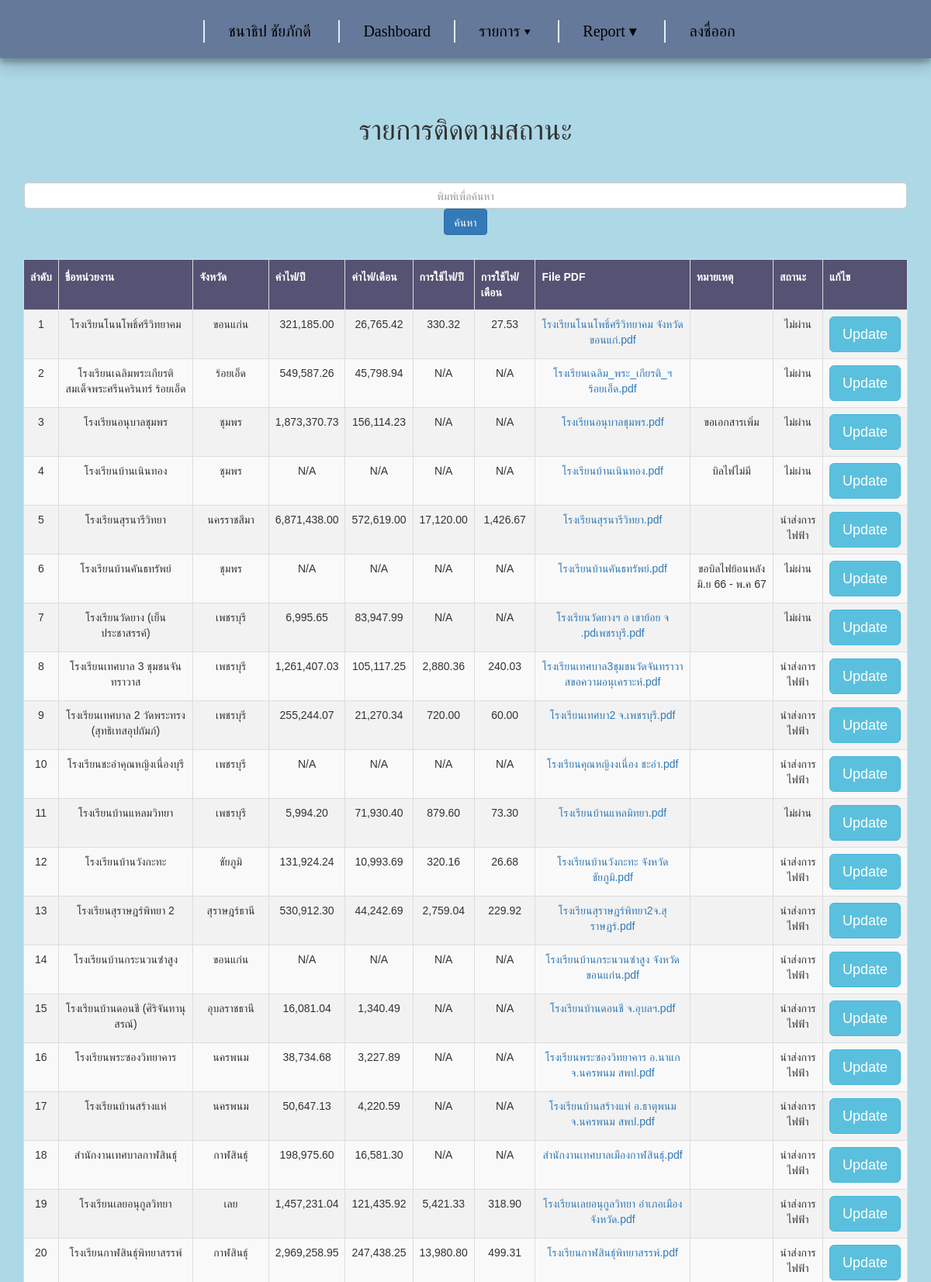
Screenshot of /status_view.php (signed in, upper part) with the database file from the repository.
### tables this page shows
CREATE TABLE `view` (
  `V_ID` int(255) NOT NULL,
  `V_Name` varchar(255) NOT NULL,
  `V_Province` varchar(255) NOT NULL,
  `V_District` varchar(255) NOT NULL,
  `V_SubDistrict` varchar(255) NOT NULL,
  `V_ExecName` varchar(255) NOT NULL,
  `V_ExecPhone` varchar(255) NOT NULL,
  `V_ExecMail` varchar(255) NOT NULL,
  `V_CoordName1` varchar(255) NOT NULL,
  `V_CoordPhone1` varchar(255) NOT NULL,
  `V_CoordMail1` varchar(255) NOT NULL,
  `V_CoordName2` varchar(255) NOT NULL,
  `V_CoordPhone2` varchar(255) NOT NULL,
  `V_CoordMail2` varchar(255) NOT NULL,
  `V_Sale` varchar(255) NOT NULL,
  `V_Date` date NOT NULL,
  `V_Electric_per_year` decimal(12,2) DEFAULT NULL,
  `V_Electric_per_month` decimal(12,2) DEFAULT NULL,
  `V_Peak_year` decimal(12,2) NOT NULL,
  `V_Peak_month` decimal(12,2) NOT NULL,
  `V_comment` varchar(255) NOT NULL,
  `V_File` longblob DEFAULT NULL
);

CREATE TABLE `files` (
  `id` int(255) NOT NULL,
  `filename` varchar(255) NOT NULL,
  `upload_date` timestamp NOT NULL DEFAULT current_timestamp() ON UPDATE current_timestamp()
);

CREATE TABLE `task` (
  `T_ID` int(255) NOT NULL,
  `T_Status` varchar(255) NOT NULL
);

### status_view.php (the view, shortened to what this page needs)
<?php
include 'connect.php';
mysqli_query($objConnect, "SET NAMES utf8");
$search = isset($_GET['search']) ? $objConnect->real_escape_string($_GET['search']) : '';
if ($search) {
    $strSQL_datastore_db = "
        SELECT view.*, task.T_Status, files.filename
        FROM view
        LEFT JOIN task ON view.V_ID = task.T_ID
        LEFT JOIN files ON view.V_ID = files.id
        WHERE view.V_Name LIKE CONCAT('%', ?, '%')
        OR view.V_Province LIKE CONCAT('%', ?, '%')
        OR task.T_Status LIKE CONCAT('%', ?, '%')";
    $stmt_datastore_db = $objConnect->prepare($strSQL_datastore_db);
    $stmt_datastore_db->bind_param("sss", $search, $search, $search);
} else {
    $strSQL_datastore_db = "
        SELECT view.*, task.T_Status, files.filename
        FROM view
        LEFT JOIN task ON view.V_ID = task.T_ID
        LEFT JOIN files ON view.V_ID = files.id";
    $stmt_datastore_db = $objConnect->prepare($strSQL_datastore_db);
}
$stmt_datastore_db->execute();
$resultdatastore_db = $stmt_datastore_db->get_result();
?>
<!DOCTYPE html>
<html lang="en">
<head>
    <link rel="stylesheet" href="https://maxcdn.bootstrapcdn.com/bootstrap/3.4.1/css/bootstrap.min.css">
    <link rel="stylesheet" href="css/style.css">
</head>
<body class="bgcolor">
    <?php include 'header.php'; ?>
    <div class="container">
        <div id="View" class="tabcontent">
            <div style="margin-bottom: 50px;"><h1>รายการติดตามสถานะ</h1></div>
            <table id="data" class="table table-striped">
                <nav class="navbar navbar-light bg-light" style="text-align: center;">
                    <form class="form-inline" method="GET" action="">
                        <input type="text" style="text-align: center;" name="search" placeholder="พิมพ์เพื่อค้นหา" class="form-control">
                        <button type="submit" class="btn btn-primary">ค้นหา</button>
                    </form>
                </nav>
                <tr>
                    <th>ลำดับ</th>
                    <th>ชื่อหน่วยงาน</th>
                    <th>จังหวัด</th>
                    <th>ค่าไฟ/ปี</th>
                    <th>ค่าไฟ/เดือน</th>
                    <th>การใช้ไฟ/ปี</th>
                    <th>การใช้ไฟ/เดือน</th>
                    <th>File PDF</th>
                    <th>หมายเหตุ</th>
                    <th>สถานะ</th>
                    <th>แก้ไข</th>
                </tr>
                <?php
                if ($resultdatastore_db->num_rows > 0) {
                    $sequence = 1;
                    while ($row = $resultdatastore_db->fetch_assoc()) {
                        ?>
                        <tr>
                            <td><?php echo $sequence++; ?></td>
                            <td><?php echo htmlspecialchars($row["V_Name"]); ?></td>
                            <td><?php echo htmlspecialchars($row["V_Province"]); ?></td>
                            <td><?php echo ($row["V_Electric_per_year"] == 0) ? 'N/A' : number_format($row["V_Electric_per_year"], 2); ?></td>
                            <td><?php echo ($row["V_Electric_per_month"] == 0) ? 'N/A' : number_format($row["V_Electric_per_month"], 2); ?></td>
                            <td><?php echo ($row["V_Peak_year"] == 0) ? 'N/A' : number_format($row["V_Peak_year"], 2); ?></td>
                            <td><?php echo ($row["V_Peak_month"] == 0) ? 'N/A' : number_format($row["V_Peak_month"], 2); ?></td>
                            <td>
                                <?php if (!empty($row["filename"])): ?>
                                    <a href="uploads/<?php echo htmlspecialchars($row["filename"]); ?>" target="_blank"><?php echo htmlspecialchars($row["filename"]); ?></a>
                                <?php else: ?>
                                    No file
                                <?php endif; ?>
                            </td>
                            <td><?php echo htmlspecialchars($row["V_comment"]); ?></td>
                            <td><?php echo htmlspecialchars($row["T_Status"]); ?></td>
                            <td><a href="edit_status.php?view_id=<?php echo urlencode($row['V_ID']); ?>" class="btn btn-info btn-lg">Update</a></td>
                        </tr>
                        <?php
                    }
                } else {
                    echo "<tr><td colspan='11'>ไม่มีข้อมูลรายการ</td></tr>";
                }
                ?>
            </table>
        </div>
    </div>
</body>
</html>

### css/style.css (style rules this page uses)
body { margin: 0; font-family: Arial, Helvetica, sans-serif; }
input[type="text"], input[type="number"] { width: 100%; padding: 10px; border: 1px solid #ccc; border-radius: 5px; box-sizing: border-box; }
button { padding: 10px 20px; background-color: #4CAF50; color: white; border: none; border-radius: 5px; cursor: pointer; }
table { width: 100%; border-collapse: collapse; }
th, td { text-align: left; padding: 8px; border: 1px solid #ccc; }
.table { margin-top: 30px; padding: auto; background-color: #fff; }
.table th, .table td { text-align: center; }
#data { font-family: Arial, Helvetica, sans-serif; border-collapse: collapse; width: 100%; }
#data td, #data th { border: 1px solid #ddd; padding: 8px; }
#data tr:nth-child(even) { background-color: #f2f2f2; }
#data th { padding-top: 12px; padding-bottom: 12px; text-align: left; background-color: #555273; color: white; }
.bgcolor { background-color: lightblue; }
.container { margin-top: 50px; margin-bottom: 50px; }
h1 { text-align: center; color: #333; }

### rows the page displays
view: V_Name "โรงเรียนโนนโพธิ์ศรีวิทยาคม", V_Province "ขอนแก่น", V_Electric_per_year "321,185.00", V_Electric_per_month "26,765.42", V_Peak_year "330.32", V_Peak_month "27.53", files.filename "โรงเรียนโนนโพธิ์ศรีวิทยาคม จังหวัดขอนแก่.pdf", task.T_Status "ไม่ผ่าน"
view: V_Name "โรงเรียนเฉลิมพระเกียรติสมเด็จพระศรีนครินทร์ ร้อยเอ็ด", V_Province "ร้อยเอ็ด", V_Electric_per_year "549,587.26", V_Electric_per_month "45,798.94", V_Peak_year "N/A", V_Peak_month "N/A", files.filename "โรงเรียนเฉลิม_พระ_เกียรติ_ฯร้อยเอ็ด.pdf", task.T_Status "ไม่ผ่าน"
view: V_Name "โรงเรียนอนุบาลชุมพร", V_Province "ชุมพร", V_Electric_per_year "1,873,370.73", V_Electric_per_month "156,114.23", V_Peak_year "N/A", V_Peak_month "N/A", files.filename "โรงเรียนอนุบาลชุมพร.pdf", V_comment "ขอเอกสารเพิ่ม", task.T_Status "ไม่ผ่าน"
view: V_Name "โรงเรียนบ้านเนินทอง", V_Province "ชุมพร", V_Electric_per_year "N/A", V_Electric_per_month "N/A", V_Peak_year "N/A", V_Peak_month "N/A", files.filename "โรงเรียนบ้านเนินทอง.pdf", V_comment "บิลไฟไม่มี", task.T_Status "ไม่ผ่าน"
view: V_Name "โรงเรียนสุรนารีวิทยา", V_Province "นครราชสีมา", V_Electric_per_year "6,871,438.00", V_Electric_per_month "572,619.00", V_Peak_year "17,120.00", V_Peak_month "1,426.67", files.filename "โรงเรียนสุรนารีวิทยา.pdf", task.T_Status "นำส่งการไฟฟ้า"
view: V_Name "โรงเรียนบ้านคันธทรัพย์", V_Province "ชุมพร", V_Electric_per_year "N/A", V_Electric_per_month "N/A", V_Peak_year "N/A", V_Peak_month "N/A", files.filename "โรงเรียนบ้านคันธทรัพย์.pdf", V_comment "ขอบิลไฟย้อนหลัง มิ.ย 66 - พ.ค 67", task.T_Status "ไม่ผ่าน"
view: V_Name "โรงเรียนวัดยาง (เย็นประชาสรรค์)", V_Province "เพชรบุรี", V_Electric_per_year "6,995.65", V_Electric_per_month "83,947.99", V_Peak_year "N/A", V_Peak_month "N/A", files.filename "โรงเรียนวัดยางฯ อ เขาย้อย จ .pdเพชรบุรี.pdf", task.T_Status "ไม่ผ่าน"
view: V_Name "โรงเรียนเทศบาล 3 ชุมชนจันทราวาส", V_Province "เพชรบุรี", V_Electric_per_year "1,261,407.03", V_Electric_per_month "105,117.25", V_Peak_year "2,880.36", V_Peak_month "240.03", files.filename "โรงเรียนเทศบาล3ชุมชนวัดจันทราวาสขอความอนุเคราะห์.pdf", task.T_Status "นำส่งการไฟฟ้า"
view: V_Name "โรงเรียนเทศบาล 2 วัดพระทรง (สุทธิเทสอุปถัมภ์)", V_Province "เพชรบุรี", V_Electric_per_year "255,244.07", V_Electric_per_month "21,270.34", V_Peak_year "720.00", V_Peak_month "60.00", files.filename "โรงเรียนเทศบา2 จ.เพชรบุรี.pdf", task.T_Status "นำส่งการไฟฟ้า"
view: V_Name "โรงเรียนชะอำคุณหญิงเนื่องบุรี", V_Province "เพชรบุรี", V_Electric_per_year "N/A", V_Electric_per_month "N/A", V_Peak_year "N/A", V_Peak_month "N/A", files.filename "โรงเรียนคุณหญิงงเนื่อง ชะอำ.pdf", task.T_Status "นำส่งการไฟฟ้า"
view: V_Name "โรงเรียนบ้านแหลมวิทยา", V_Province "เพชรบุรี", V_Electric_per_year "5,994.20", V_Electric_per_month "71,930.40", V_Peak_year "879.60", V_Peak_month "73.30", files.filename "โรงเรียนบ้านแหลมิทยา.pdf", task.T_Status "ไม่ผ่าน"
view: V_Name "โรงเรียนบ้านวังกะทะ", V_Province "ชัยภูมิ", V_Electric_per_year "131,924.24", V_Electric_per_month "10,993.69", V_Peak_year "320.16", V_Peak_month "26.68", files.filename "โรงเรียนบ้านวังกะทะ จังหวัดชัยภูมิ.pdf", task.T_Status "นำส่งการไฟฟ้า"
view: V_Name "โรงเรียนสุราษฎร์พิทยา 2", V_Province "สุราษฎร์ธานี", V_Electric_per_year "530,912.30", V_Electric_per_month "44,242.69", V_Peak_year "2,759.04", V_Peak_month "229.92", files.filename "โรงเรียนสุราษฎร์พิทยา2จ.สุราษฎร์.pdf", task.T_Status "นำส่งการไฟฟ้า"
view: V_Name "โรงเรียนบ้านกระนวนซำสูง", V_Province "ขอนแก่น", V_Electric_per_year "N/A", V_Electric_per_month "N/A", V_Peak_year "N/A", V_Peak_month "N/A", files.filename "โรงเรียนบ้านกระนวนซำสูง จังหวัดขอนแก่น.pdf", task.T_Status "นำส่งการไฟฟ้า"
view: V_Name "โรงเรียนบ้านดอนชี (ศิริจันทานุสรณ์)", V_Province "อุบลราชธานี", V_Electric_per_year "16,081.04", V_Electric_per_month "1,340.49", V_Peak_year "N/A", V_Peak_month "N/A", files.filename "โรงเรียนบ้านดอนชี จ.อุบลฯ.pdf", task.T_Status "นำส่งการไฟฟ้า"
view: V_Name "โรงเรียนพระซองวิทยาคาร", V_Province "นครพนม", V_Electric_per_year "38,734.68", V_Electric_per_month "3,227.89", V_Peak_year "N/A", V_Peak_month "N/A", files.filename "โรงเรียนพระซองวิทยาคาร อ.นาแก จ.นครพนม สพป.pdf", task.T_Status "นำส่งการไฟฟ้า"
view: V_Name "โรงเรียนบ้านสร้างแห่", V_Province "นครพนม", V_Electric_per_year "50,647.13", V_Electric_per_month "4,220.59", V_Peak_year "N/A", V_Peak_month "N/A", files.filename "โรงเรียนบ้านสร้างแห่ อ.ธาตุพนม จ.นครพนม สพป.pdf", task.T_Status "นำส่งการไฟฟ้า"
view: V_Name "สำนักงานเทศบาลกาฬสินธุ์", V_Province "กาฬสินธุ์", V_Electric_per_year "198,975.60", V_Electric_per_month "16,581.30", V_Peak_year "N/A", V_Peak_month "N/A", files.filename "สำนักงานเทศบาลเมืองกาฬสินธุ์.pdf", task.T_Status "นำส่งการไฟฟ้า"
view: V_Name "โรงเรียนเลยอนุกูลวิทยา", V_Province "เลย", V_Electric_per_year "1,457,231.04", V_Electric_per_month "121,435.92", V_Peak_year "5,421.33", V_Peak_month "318.90", files.filename "โรงเรียนเลยอนุกูลวิทยา อำเภอเมือง จังหวัด.pdf", task.T_Status "นำส่งการไฟฟ้า"
view: V_Name "โรงเรียนกาฬสินธุ์พิทยาสรรพ์", V_Province "กาฬสินธุ์", V_Electric_per_year "2,969,258.95", V_Electric_per_month "247,438.25", V_Peak_year "13,980.80", V_Peak_month "499.31", files.filename "โรงเรียนกาฬสินธุ์พิทยาสรรพ์.pdf", task.T_Status "นำส่งการไฟฟ้า"

### other values shown
$_SESSION['name'] "ชนาธิป ชัยภักดี"
